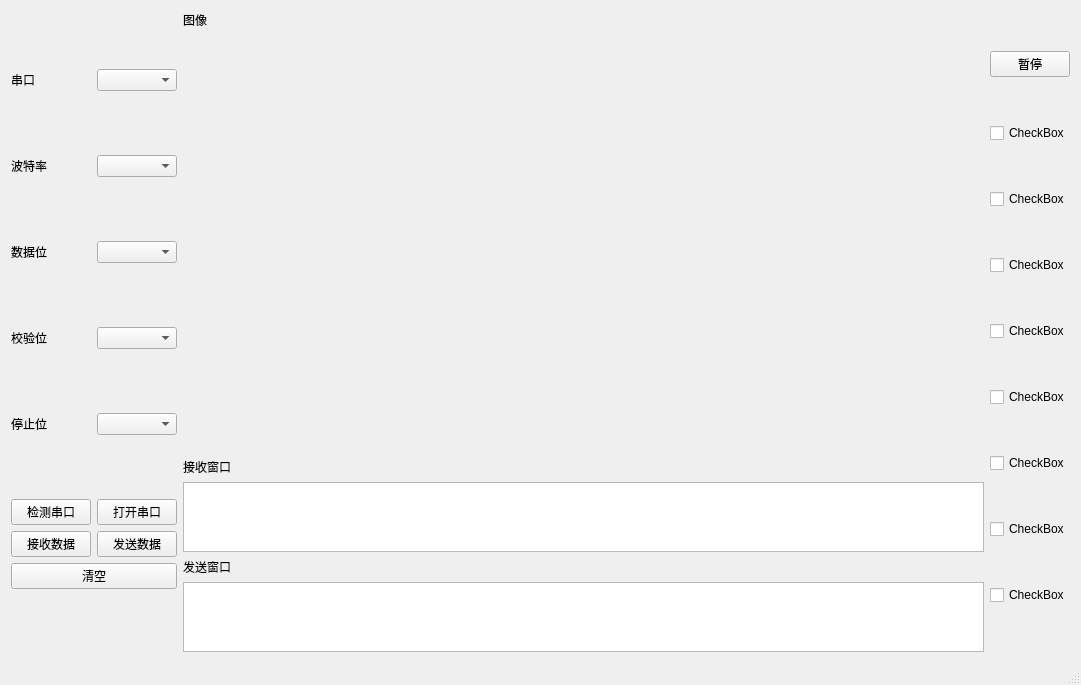
<?xml version="1.0" encoding="UTF-8"?>
<ui version="4.0">
 <class>MainWindow</class>
 <widget class="QMainWindow" name="MainWindow">
  <property name="geometry">
   <rect>
    <x>0</x>
    <y>0</y>
    <width>1081</width>
    <height>685</height>
   </rect>
  </property>
  <property name="windowTitle">
   <string>MainWindow</string>
  </property>
  <property name="styleSheet">
   <string notr="true"/>
  </property>
  <widget class="QWidget" name="centralWidget">
   <layout class="QGridLayout" name="gridLayout">
    <item row="0" column="0">
     <layout class="QVBoxLayout" name="verticalLayout_3" stretch="1,1,1,1,1,2">
      <item>
       <layout class="QHBoxLayout" name="horizontalLayout_3">
        <item>
         <widget class="QLabel" name="label">
          <property name="text">
           <string>串口</string>
          </property>
         </widget>
        </item>
        <item>
         <widget class="QComboBox" name="portNameBox"/>
        </item>
       </layout>
      </item>
      <item>
       <layout class="QHBoxLayout" name="horizontalLayout_4">
        <item>
         <widget class="QLabel" name="label_2">
          <property name="text">
           <string>波特率</string>
          </property>
         </widget>
        </item>
        <item>
         <widget class="QComboBox" name="baudrateBox"/>
        </item>
       </layout>
      </item>
      <item>
       <layout class="QHBoxLayout" name="horizontalLayout_5">
        <item>
         <widget class="QLabel" name="label_3">
          <property name="text">
           <string>数据位</string>
          </property>
         </widget>
        </item>
        <item>
         <widget class="QComboBox" name="dataBitsBox"/>
        </item>
       </layout>
      </item>
      <item>
       <layout class="QHBoxLayout" name="horizontalLayout_6">
        <item>
         <widget class="QLabel" name="label_4">
          <property name="text">
           <string>校验位</string>
          </property>
         </widget>
        </item>
        <item>
         <widget class="QComboBox" name="ParityBox"/>
        </item>
       </layout>
      </item>
      <item>
       <layout class="QHBoxLayout" name="horizontalLayout_7">
        <item>
         <widget class="QLabel" name="label_5">
          <property name="text">
           <string>停止位</string>
          </property>
         </widget>
        </item>
        <item>
         <widget class="QComboBox" name="stopBitsBox"/>
        </item>
       </layout>
      </item>
      <item>
       <layout class="QVBoxLayout" name="verticalLayout">
        <item>
         <layout class="QHBoxLayout" name="horizontalLayout">
          <item>
           <widget class="QPushButton" name="searchButton">
            <property name="text">
             <string>检测串口</string>
            </property>
           </widget>
          </item>
          <item>
           <widget class="QPushButton" name="openButton">
            <property name="text">
             <string>打开串口</string>
            </property>
           </widget>
          </item>
         </layout>
        </item>
        <item>
         <layout class="QHBoxLayout" name="horizontalLayout_2">
          <item>
           <widget class="QPushButton" name="recieveButton">
            <property name="text">
             <string>接收数据</string>
            </property>
           </widget>
          </item>
          <item>
           <widget class="QPushButton" name="sendButton">
            <property name="text">
             <string>发送数据</string>
            </property>
           </widget>
          </item>
         </layout>
        </item>
        <item>
         <widget class="QPushButton" name="clearButton">
          <property name="text">
           <string>清空</string>
          </property>
         </widget>
        </item>
       </layout>
      </item>
     </layout>
    </item>
    <item row="0" column="1">
     <layout class="QVBoxLayout" name="verticalLayout_4" stretch="0,80,0,5,0,1">
      <item>
       <widget class="QLabel" name="label_9">
        <property name="text">
         <string>图像</string>
        </property>
       </widget>
      </item>
      <item>
       <widget class="QCustomPlot" name="plot" native="true">
        <property name="enabled">
         <bool>false</bool>
        </property>
        <widget class="QLabel" name="label_8">
         <property name="geometry">
          <rect>
           <x>10</x>
           <y>-10</y>
           <width>54</width>
           <height>12</height>
          </rect>
         </property>
         <property name="text">
          <string>TextLabel</string>
         </property>
        </widget>
       </widget>
      </item>
      <item>
       <widget class="QLabel" name="label_6">
        <property name="text">
         <string>接收窗口</string>
        </property>
       </widget>
      </item>
      <item>
       <widget class="QTextEdit" name="recvTextEdit"/>
      </item>
      <item>
       <widget class="QLabel" name="label_7">
        <property name="text">
         <string>发送窗口</string>
        </property>
       </widget>
      </item>
      <item>
       <widget class="QTextEdit" name="sendTextEdit"/>
      </item>
     </layout>
    </item>
    <item row="0" column="2">
     <layout class="QVBoxLayout" name="verticalLayout_2">
      <item>
       <widget class="QPushButton" name="startPaint">
        <property name="text">
         <string>暂停</string>
        </property>
       </widget>
      </item>
      <item>
       <widget class="QCheckBox" name="checkBox">
        <property name="enabled">
         <bool>true</bool>
        </property>
        <property name="text">
         <string>CheckBox</string>
        </property>
       </widget>
      </item>
      <item>
       <widget class="QCheckBox" name="checkBox2">
        <property name="text">
         <string>CheckBox</string>
        </property>
       </widget>
      </item>
      <item>
       <widget class="QCheckBox" name="checkBox3">
        <property name="text">
         <string>CheckBox</string>
        </property>
       </widget>
      </item>
      <item>
       <widget class="QCheckBox" name="checkBox4">
        <property name="text">
         <string>CheckBox</string>
        </property>
       </widget>
      </item>
      <item>
       <widget class="QCheckBox" name="checkBox5">
        <property name="text">
         <string>CheckBox</string>
        </property>
       </widget>
      </item>
      <item>
       <widget class="QCheckBox" name="checkBox6">
        <property name="text">
         <string>CheckBox</string>
        </property>
       </widget>
      </item>
      <item>
       <widget class="QCheckBox" name="checkBox7">
        <property name="text">
         <string>CheckBox</string>
        </property>
       </widget>
      </item>
      <item>
       <widget class="QCheckBox" name="checkBox8">
        <property name="text">
         <string>CheckBox</string>
        </property>
       </widget>
      </item>
     </layout>
    </item>
   </layout>
  </widget>
  <widget class="QMenuBar" name="menuBar">
   <property name="geometry">
    <rect>
     <x>0</x>
     <y>0</y>
     <width>1081</width>
     <height>23</height>
    </rect>
   </property>
  </widget>
  <widget class="QStatusBar" name="statusBar"/>
 </widget>
 <layoutdefault spacing="6" margin="11"/>
 <customwidgets>
  <customwidget>
   <class>QCustomPlot</class>
   <extends>QWidget</extends>
   <header>../../qcustomplot.h</header>
   <container>1</container>
  </customwidget>
 </customwidgets>
 <resources/>
 <connections/>
</ui>
